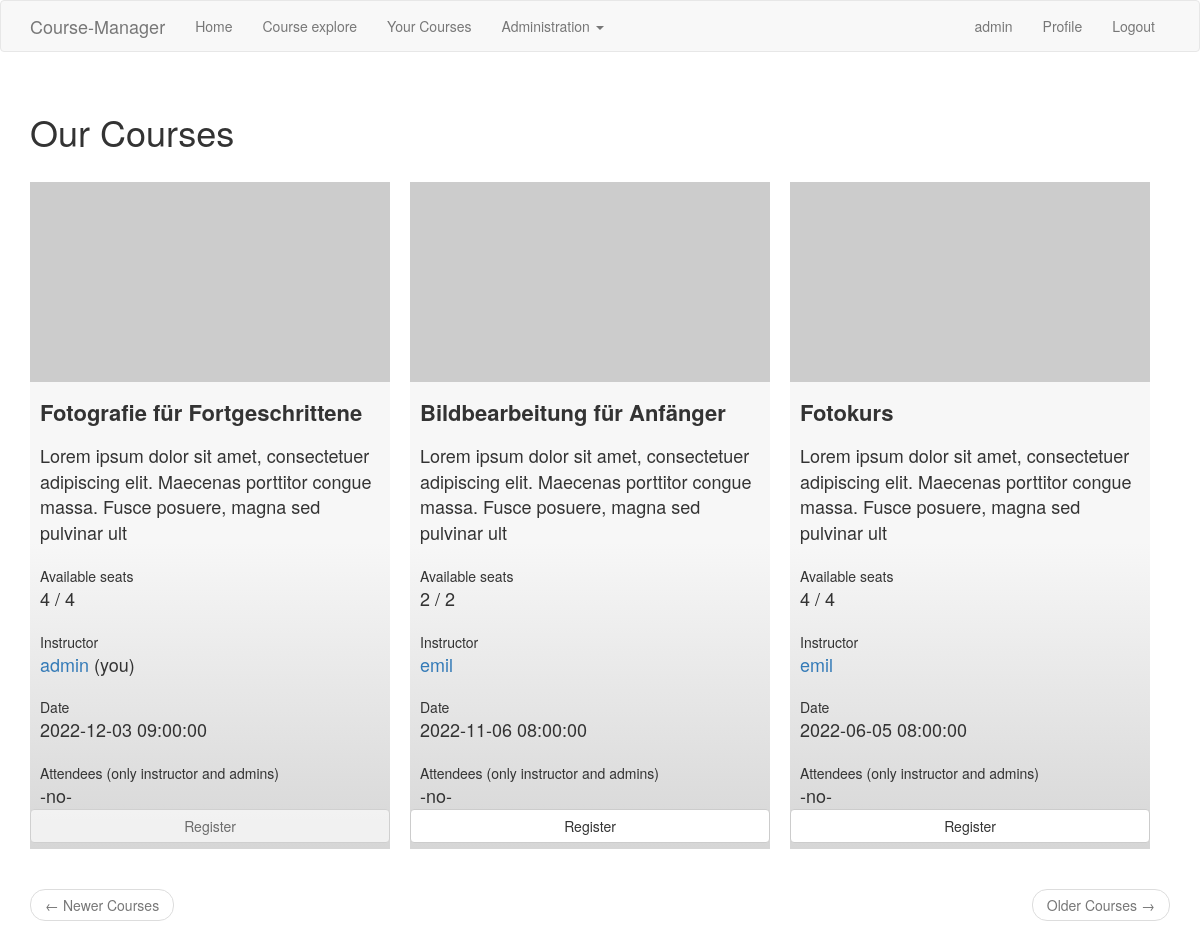
Screenshot of /courses (signed in) with the database file from the repository.
### app/models.py (models this page shows, shortened)
class User(UserMixin, db.Model):
    id = db.Column(db.Integer, primary_key=True)
    username = db.Column(db.String(64), index=True, unique=True)
    email = db.Column(db.String(120), index=True, unique=True)
    password_hash = db.Column(db.String(128))
    courses = db.relationship('Course', backref='instructor', lazy='dynamic')
    about_me = db.Column(db.String(140))
    last_seen = db.Column(db.DateTime, default=datetime.utcnow)
    name = db.Column(db.String(128))
    address = db.Column(db.String(128))
    postalcode = db.Column(db.Integer)
    city = db.Column(db.String(128))
    role = db.Column(db.String(128))
    def registrated_courses(self):
        self.course_attendees
        return self.course_attendees.order_by(Course.date.desc())

class Course(db.Model):
    id = db.Column(db.Integer, primary_key=True)
    title = db.Column(db.String(64))
    description = db.Column(db.String(128))
    seats = db.Column(db.Integer)
    date = db.Column(db.DateTime, default=datetime.utcnow)
    visible = db.Column(db.Integer)
    instructor_id = db.Column(db.Integer, db.ForeignKey('user.id'))
    registrated = db.relationship(
        'User', secondary=attendees,
        primaryjoin=(attendees.c.course_id == id),
        secondaryjoin=(attendees.c.attendee_id == User.id),
        backref=db.backref('course_attendees', lazy='dynamic'), lazy='dynamic')
    def available_seats(self):
        return self.seats - self.registrated.count()
    def is_registered(self, user):
        return self.registrated.filter(
            attendees.c.course_id == self.id).filter(attendees.c.attendee_id == user.id).count() > 0
    def avatar(self, size):
        digest = md5(self.title.encode('utf-8')).hexdigest()
        return 'https://www.gravatar.com/avatar/{}?d=identicon&s={}'.format(
            digest, size)

### app/routes.py (the view)
@app.route('/courses')
@login_required
def courses():
    page = request.args.get('page', 1, type=int)
    courses = Course.query.filter_by(visible=1).order_by(Course.date.desc()).paginate(
    page, app.config['ITEMS_PER_PAGE'], False)
    next_url = url_for('courses', page=courses.next_num) \
        if courses.has_next else None
    prev_url = url_for('courses', page=courses.prev_num) \
        if courses.has_prev else None
    form = EmptyForm()
    return render_template('index.html', title='Our Courses', courses=courses.items,
                           next_url=next_url, prev_url=prev_url, form=form)

### app/forms.py
class EmptyForm(FlaskForm):
    submit = SubmitField('Submit')

### app/models.py (called while the page is built)
@login.user_loader
def load_user(id):
    return User.query.get(int(id))

### app/routes.py (called while the page is built)
@app.before_request
def before_request():
    if current_user.is_authenticated:
        current_user.last_seen = datetime.utcnow()
        db.session.commit()

### app/templates/index.html
{% extends "base.html" %}
{% import 'bootstrap/wtf.html' as wtf %}
{% block app_content %}
    <h1 class="mgFlexFullWidth">{{ title }}</h1>
    {% for course in courses %}
        {% include '_course.html' %}
    {% endfor %}
   <nav aria-label="..." class="mgFlexFullWidth">
        <ul class="pager">
            <li class="previous{% if not prev_url %} disabled{% endif %}">
                <a href="{{ prev_url or '#' }}">
                    <span aria-hidden="true">&larr;</span> Newer Courses
                </a>
            </li>
            <li class="next{% if not next_url %} disabled{% endif %}">
                <a href="{{ next_url or '#' }}">
                    Older Courses <span aria-hidden="true">&rarr;</span>
                </a>
            </li>
        </ul>
    </nav>
{% endblock %}

### app/templates/base.html (shortened to what this page needs)
{% extends 'bootstrap/base.html' %}
{% block head %}
    {{ super() }}
    <link href="{{ url_for('static', filename='css/main.css') }}" rel="stylesheet">
{% endblock %}
{% block navbar %}
    <nav class="navbar navbar-default">
        <div class="container">
            <div class="navbar-header">
                <a class="navbar-brand" href="{{ url_for('index') }}">Course-Manager</a>
            </div>
            <div class="collapse navbar-collapse" id="navbarCollapse">
                <ul class="nav navbar-nav">
                    <li><a href="{{ url_for('index') }}">Home</a></li>
                    {% if not current_user.is_anonymous %}
                    <li><a href="{{ url_for('courses') }}">Course explore</a></li>
                        {% if current_user.courses.count() > 0 %}
                        <li><a href="{{ url_for('instructed_courses') }}">Your Courses</a></li>
                        {% endif %}
                        {% if current_user.role == 'admin' %}
                        <li class="dropdown">
                            <a href="#" class="dropdown-toggle" data-toggle="dropdown" role="button" aria-haspopup="true" aria-expanded="false">Administration <span class="caret"></span></a>
                        </li>
                        {% endif %}
                    {% endif %}
                </ul>
                <ul class="nav navbar-nav navbar-right">
                    {% if current_user.is_anonymous %}
                    <li><a href="{{ url_for('login') }}">Login</a></li>
                    {% else %}
                        {% if current_user.role == 'admin' %}
                            <li><a>{{ current_user.role }}</a></li>
                        {% endif %}
                    <li><a href="{{ url_for('user', username=current_user.username) }}">Profile</a></li>
                    <li><a href="{{ url_for('logout') }}">Logout</a></li>
                    {% endif %}
                </ul>
            </div>
        </div>
    </nav>
{% endblock %}
{% block content %}
    <div class="container mgFlexBase">
        {% block app_content %}{% endblock %}
    </div>
{% endblock %}

### app/templates/_course.html (shortened to what this page needs)
    <div class="mgFlexItem">
        <div class="avatar">
            <img  src="{{ course.avatar(70) }}" />
        </div>
        <div class="title">{{ course.title }}</div>
            <div class="text">{{ course.description }}</div>
            <br>
            <div class="litleTitle">Available seats</div>
            <div class="text">{{ course.available_seats() }} / {{ course.seats }}</div>
            <br>
            <div class="litleTitle">Instructor</div>
            <div class="text">
                <a href="{{ url_for('user', username=course.instructor.username) }}">
                    {{ course.instructor.username }}
                </a>
                {% if course.instructor_id == current_user.id %}
                    (you)
                {% endif %}
            </div>
            <br>
            <div class="litleTitle">Date</div>
            <div class="text">
            {{ course.date }}
            {% if current_user.role == "admin" or course.instructor_id == current_user.id %}
            </div>
            <br>
            <div class="litleTitle">Attendees (only instructor and admins)</div>
            <div class="text">
                {% if course.registrated.count() == 0 %}
                <div>-no-</div>
                {% endif %}
            {% endif %}
            </div>
        <div style="display: flex; flex-direction: row;">
            {% if course.is_registered(current_user) %}
            <form action="{{ url_for('unregister_course', course_id=course.id) }}" method="post" style="width:100%;">
                {{ form.hidden_tag() }}
                {{ form.submit(value='Unregister', class_='btn btn-default', style='width:100%; margin-bottom: 6px;') }}
            </form>
            {% else %}
            <form action="{{ url_for('register_course', course_id=course.id) }}" method="post" style="width:100%;">
                {% if course.available_seats() <= 0 or course.instructor_id == current_user.id %}
                    {{ form.submit(value='Register', class_='btn btn-default', style='width:100%; margin-bottom: 6px;', disabled='true', title='there are no seats available or you are the instructor!') }}
                {% else %}
                    {{ form.submit(value='Register', class_='btn btn-default', style='width:100%; margin-bottom: 6px;') }}
                {% endif %}
           </form>
            {% endif %}
        </div>
    </div>

### app/static/css/main.css (style rules this page uses)
.mgFlexBase { display: flex; flex-wrap: wrap; gap: 20px; align-items: flex-start; }
.mgFlexItem { flex: 1 1; min-width: 300px; max-width: 460px; background: linear-gradient(0deg, rgb(214, 214, 214) 0%, rgb(247, 247, 247) 46%); display: flex; flex-direction: column; }
.mgFlexItem>div>img { height: 200px; width: 100%; object-fit: cover; }
.mgFlexFullWidth { flex: 1 100%; }
@media all and (min-width: 1200px) { .mgFlexItem { flex: 1 360px; min-width: 360px; max-width: 360px; } }
.title { font-size: 22px; margin-top: 15px; margin-bottom: 15px; padding: 0px 10px; font-weight: bold; }
.text { font-size: 18px; padding: 0px 10px; }
.litleTitle { padding: 0px 10px; }

### rows the page displays
User: role "admin"
Course: title "Fotografie für Fortgeschrittene", description "Lorem ipsum dolor sit amet, consectetuer adipiscing elit. Maecenas porttitor congue massa. Fusce posuere, magna sed pulvinar ult", available_seats "4", seats "4", instructor.username "admin", shows "(you)", date "2022-12-03 09:00:00"
Course: title "Bildbearbeitung für Anfänger", description "Lorem ipsum dolor sit amet, consectetuer adipiscing elit. Maecenas porttitor congue massa. Fusce posuere, magna sed pulvinar ult", available_seats "2", seats "2", instructor.username "emil", date "2022-11-06 08:00:00"
Course: title "Fotokurs", description "Lorem ipsum dolor sit amet, consectetuer adipiscing elit. Maecenas porttitor congue massa. Fusce posuere, magna sed pulvinar ult", available_seats "4", seats "4", instructor.username "emil", date "2022-06-05 08:00:00"

### other values shown
{{ title }} "Our Courses"
